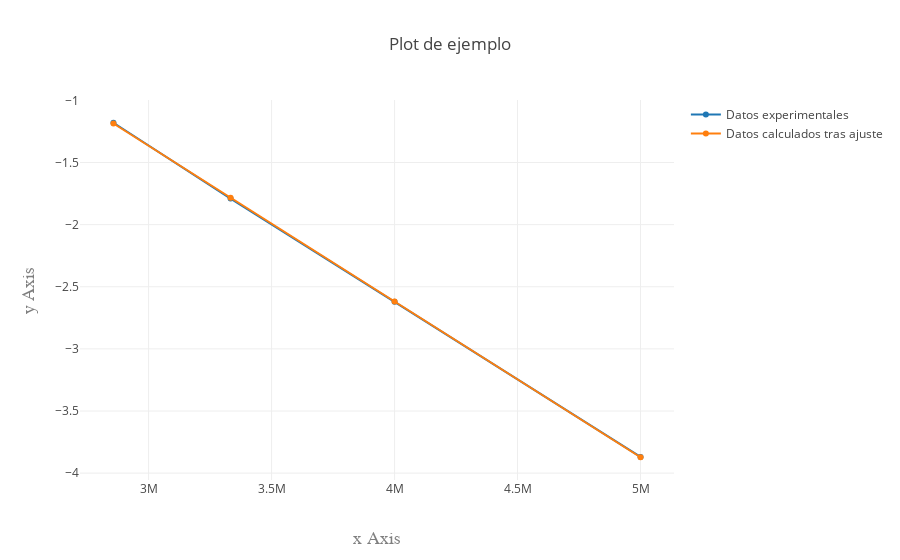

Write notebook code for a chart like this one.
### Code cell
datos_sodium = [ 
  { x: inversa_de_longitudes_de_onda_sodium, y: voltajes_medidos_sodium, name: 'Datos experimentales' },  
  { x: inversa_de_longitudes_de_onda_sodium, y: voltajes_de_frenado_calculados_sodium, name: 'Datos calculados tras ajuste' } 
]; 
var layout_sodium = { 
  title: 'Gráfica para el Sodium', 
  xaxis: { title: 'Longitud de onda (m e-1)', 
    titlefont: { family: 'Courier New, monospace', size: 18, color: '#7f7f7f' } 
  }, 
  yaxis: { 
    title: 'Voltajes de frenado (V)', titlefont: { 
      family: 'Courier New, monospace', size: 18, color: '#7f7f7f' } 
  } 
}; 
Plotly(datos, layout);

### Figure 1 — Plotly figure (JSON) as saved in the notebook; plotly's stock layout.template omitted (floating-point values rounded to 4 significant figures)
{"data": [{"name": "Datos experimentales", "x": [5000000, 4000000.0, 3333000.0, 2857000.0], "y": [-3.87, -2.62, -1.79, -1.18]}, {"name": "Datos calculados tras ajuste", "x": [5000000, 4000000.0, 3333000.0, 2857000.0], "y": [-3.872, -2.619, -1.783, -1.186]}], "layout": {"title": "Plot de ejemplo", "xaxis": {"title": "x Axis", "titlefont": {"color": "#7f7f7f", "family": "Courier New, monospace", "size": 18}}, "yaxis": {"title": "y Axis", "titlefont": {"color": "#7f7f7f", "family": "Courier New, monospace", "size": 18}}}}
